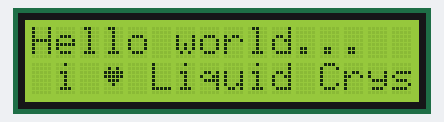
Recording of a program running on a simulated Arduino Uno, built with avr-gcc and run on an emulated ATmega328P. Parts: 16×2 character LCD.

Above: at 0.2 s.
At 5.3 s:
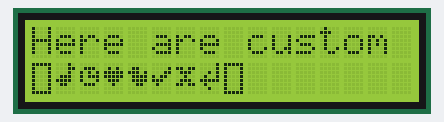
At 10.3 s:
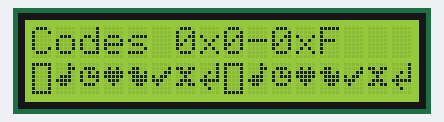
At 18.4 s:
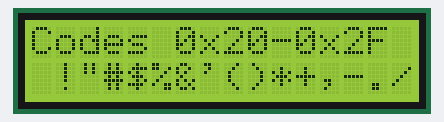
At 26.4 s:
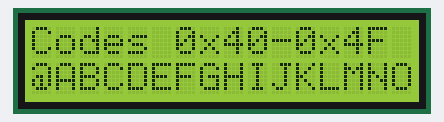
At 38.5 s:
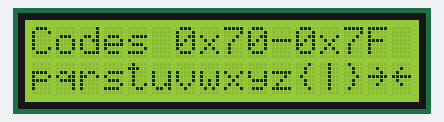

Measured:
- what the display in image 1 shows lasts 5.0 s, from 5.2 s to 10.2 s
- what the display in image 2 shows lasts 4.1 s, from 10.2 s to 14.3 s

The program:

main.cpp
```cpp
//YWROBOT
//Compatible with the Arduino IDE 1.0
//Library version:1.1
#include <Arduino.h>
#include <LiquidCrystal_I2C.h>

#if defined(ARDUINO) && ARDUINO >= 100
#define printByte(args)  write(args);
#else
#define printByte(args)  print(args,BYTE);
#endif

#define BELL_CHAR 0
#define NOTE_CHAR 1
#define CLOCK_CHAR 2
#define HEART_CHAR 3
#define DUCK_CHAR 4
#define CHECK_CHAR 5
#define CROSS_CHAR 6
#define ARROW_CHAR 7

#define BOX_CHAR 8

uint8_t bell[8] = {0x4, 0xe, 0xe, 0xe, 0x1f, 0x0, 0x4};
uint8_t note[8] = {0x2, 0x3, 0x2, 0xe, 0x1e, 0xc, 0x0};
uint8_t clock[8] = {0x0, 0xe, 0x15, 0x17, 0x11, 0xe, 0x0};
uint8_t heart[8] = {0x0, 0xa, 0x1f, 0x1f, 0xe, 0x4, 0x0};
uint8_t duck[8] = {0x0, 0xc, 0x1d, 0xf, 0xf, 0x6, 0x0};
uint8_t check[8] = {0x0, 0x1, 0x3, 0x16, 0x1c, 0x8, 0x0};
uint8_t cross[8] = {0x0, 0x1b, 0xe, 0x4, 0xe, 0x1b, 0x0};
uint8_t retarrow[8] = {0x1, 0x1, 0x5, 0x9, 0x1f, 0x8, 0x4};

uint8_t box[8] = {
        B11111,
        B10001,
        B10001,
        B10001,
        B10001,
        B10001,
        B10001,
        B11111
};

LiquidCrystal_I2C lcd(0x27, 16, 2);  // set the LCD address to 0x27 for a 16 chars and 2 line display

void createChars() {
  lcd.createChar(BELL_CHAR, bell);
  lcd.createChar(NOTE_CHAR, note);
  lcd.createChar(CLOCK_CHAR, clock);
  lcd.createChar(HEART_CHAR, heart);
  lcd.createChar(DUCK_CHAR, duck);
  lcd.createChar(CHECK_CHAR, check);
  lcd.createChar(CROSS_CHAR, cross);
  lcd.createChar(ARROW_CHAR, retarrow);

  // BC! Create char is limited to 8 symbols max
  // TODO: make some cache
  lcd.createChar(BOX_CHAR, box);
}
void setup() {
  lcd.init();                      // initialize the lcd
  lcd.backlight();

  createChars();
  lcd.home();
}

void helloWorld() {
    lcd.clear();

    lcd.print("Hello world...");
    lcd.setCursor(0, 1);
    lcd.print(" i ");
    lcd.printByte(HEART_CHAR);
    lcd.print(" Liquid Crystal!");

    delay(5000);
}

// display all keycodes
void displayKeyCodes() {
  uint8_t i = 0;
  while (i < 0xFF) {
    lcd.clear();
    lcd.print("Codes 0x");
    lcd.print(i, HEX);
    lcd.print("-0x");
    lcd.print(i + 15, HEX);
    lcd.setCursor(0, 1);
    for (int j = 0; j < 16; j++) {
      lcd.printByte(i + j);
    }
    i += 16;

    delay(4000);
  }
}

void writeChars() {
    lcd.clear();
    lcd.setCursor(0, 0);
    lcd.print("Here are custom chars:");

    lcd.noCursor();
    lcd.setCursor(0, 1);
    lcd.cursor();
    lcd.write(BELL_CHAR);
    lcd.write(NOTE_CHAR);
    lcd.write(CLOCK_CHAR);
    lcd.write(HEART_CHAR);
    lcd.write(DUCK_CHAR);
    lcd.write(CHECK_CHAR);
    lcd.write(CROSS_CHAR);
    lcd.write(ARROW_CHAR);
    lcd.write(BOX_CHAR);

    lcd.noCursor();
    lcd.setCursor(0, 1);
    lcd.cursor();

    delay(5000);
}

void loop() {
  helloWorld();
  writeChars();
  displayKeyCodes();
}
```
